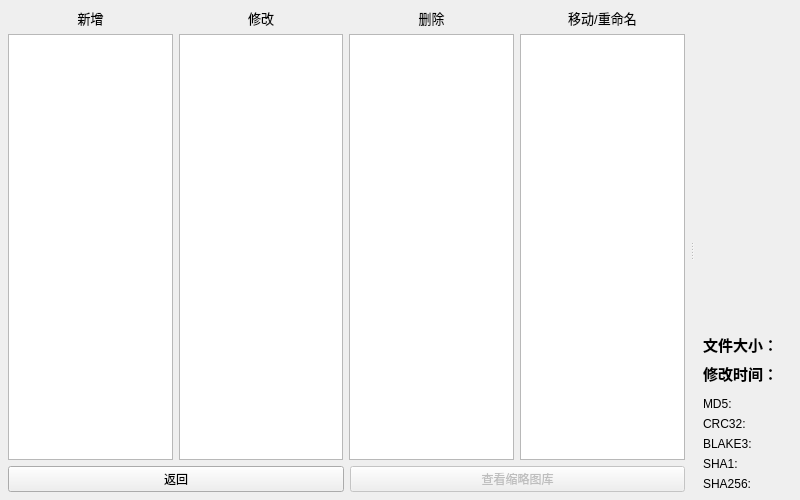
<?xml version="1.0" encoding="UTF-8"?>
<ui version="4.0">
 <class>snapshot_viewer</class>
 <widget class="QWidget" name="snapshot_viewer">
  <property name="geometry">
   <rect>
    <x>0</x>
    <y>0</y>
    <width>800</width>
    <height>500</height>
   </rect>
  </property>
  <property name="windowTitle">
   <string>Form</string>
  </property>
  <layout class="QHBoxLayout" name="horizontalLayout_15">
   <property name="spacing">
    <number>0</number>
   </property>
   <property name="leftMargin">
    <number>0</number>
   </property>
   <property name="topMargin">
    <number>0</number>
   </property>
   <property name="rightMargin">
    <number>0</number>
   </property>
   <property name="bottomMargin">
    <number>0</number>
   </property>
   <item>
    <widget class="QSplitter" name="splitter">
     <property name="orientation">
      <enum>Qt::Horizontal</enum>
     </property>
     <widget class="QWidget" name="layoutWidget">
      <layout class="QVBoxLayout" name="verticalLayout_3">
       <property name="leftMargin">
        <number>8</number>
       </property>
       <property name="topMargin">
        <number>8</number>
       </property>
       <property name="rightMargin">
        <number>5</number>
       </property>
       <property name="bottomMargin">
        <number>8</number>
       </property>
       <item>
        <layout class="QHBoxLayout" name="horizontalLayout_13">
         <item>
          <layout class="QVBoxLayout" name="vbox_add">
           <item>
            <widget class="QLabel" name="label_title_add">
             <property name="font">
              <font>
               <pointsize>10</pointsize>
              </font>
             </property>
             <property name="text">
              <string>新增</string>
             </property>
             <property name="alignment">
              <set>Qt::AlignCenter</set>
             </property>
            </widget>
           </item>
           <item>
            <widget class="TreeWidget" name="TreeWidget_add">
             <property name="alternatingRowColors">
              <bool>true</bool>
             </property>
             <property name="uniformRowHeights">
              <bool>true</bool>
             </property>
             <property name="animated">
              <bool>true</bool>
             </property>
             <property name="headerHidden">
              <bool>true</bool>
             </property>
             <column>
              <property name="text">
               <string notr="true">1</string>
              </property>
             </column>
            </widget>
           </item>
          </layout>
         </item>
         <item>
          <layout class="QVBoxLayout" name="vbox_mod">
           <item>
            <widget class="QLabel" name="label_title_mod">
             <property name="font">
              <font>
               <pointsize>10</pointsize>
              </font>
             </property>
             <property name="text">
              <string>修改</string>
             </property>
             <property name="alignment">
              <set>Qt::AlignCenter</set>
             </property>
            </widget>
           </item>
           <item>
            <widget class="TreeWidget" name="TreeWidget_mod">
             <property name="alternatingRowColors">
              <bool>true</bool>
             </property>
             <property name="uniformRowHeights">
              <bool>true</bool>
             </property>
             <property name="animated">
              <bool>true</bool>
             </property>
             <property name="headerHidden">
              <bool>true</bool>
             </property>
             <column>
              <property name="text">
               <string notr="true">1</string>
              </property>
             </column>
            </widget>
           </item>
          </layout>
         </item>
         <item>
          <layout class="QVBoxLayout" name="vbox_del">
           <item>
            <widget class="QLabel" name="label_title_del">
             <property name="font">
              <font>
               <pointsize>10</pointsize>
              </font>
             </property>
             <property name="text">
              <string>删除</string>
             </property>
             <property name="alignment">
              <set>Qt::AlignCenter</set>
             </property>
            </widget>
           </item>
           <item>
            <widget class="TreeWidget" name="TreeWidget_del">
             <property name="alternatingRowColors">
              <bool>true</bool>
             </property>
             <property name="uniformRowHeights">
              <bool>true</bool>
             </property>
             <property name="animated">
              <bool>true</bool>
             </property>
             <property name="headerHidden">
              <bool>true</bool>
             </property>
             <column>
              <property name="text">
               <string notr="true">1</string>
              </property>
             </column>
            </widget>
           </item>
          </layout>
         </item>
         <item>
          <layout class="QVBoxLayout" name="vbox_move">
           <item>
            <widget class="QLabel" name="label_title_move">
             <property name="font">
              <font>
               <pointsize>10</pointsize>
              </font>
             </property>
             <property name="text">
              <string>移动/重命名</string>
             </property>
             <property name="alignment">
              <set>Qt::AlignCenter</set>
             </property>
            </widget>
           </item>
           <item>
            <widget class="TreeWidget" name="TreeWidget_move">
             <property name="alternatingRowColors">
              <bool>true</bool>
             </property>
             <property name="uniformRowHeights">
              <bool>true</bool>
             </property>
             <property name="animated">
              <bool>true</bool>
             </property>
             <property name="headerHidden">
              <bool>true</bool>
             </property>
             <column>
              <property name="text">
               <string notr="true">1</string>
              </property>
             </column>
            </widget>
           </item>
          </layout>
         </item>
        </layout>
       </item>
       <item>
        <layout class="QHBoxLayout" name="horizontalLayout_3">
         <item>
          <widget class="PushButton" name="btn_return">
           <property name="minimumSize">
            <size>
             <width>0</width>
             <height>0</height>
            </size>
           </property>
           <property name="text">
            <string>返回</string>
           </property>
          </widget>
         </item>
         <item>
          <widget class="PushButton" name="btn_show_gallery">
           <property name="enabled">
            <bool>false</bool>
           </property>
           <property name="text">
            <string>查看缩略图库</string>
           </property>
          </widget>
         </item>
        </layout>
       </item>
      </layout>
     </widget>
     <widget class="QFrame" name="info_panel">
      <property name="accessibleDescription">
       <string>right_info_panel</string>
      </property>
      <property name="styleSheet">
       <string notr="true">QFrame#info_panel{
	border-bottom-right-radius: 10px;
	border-top-left-radius: 10px;
}</string>
      </property>
      <property name="frameShape">
       <enum>QFrame::NoFrame</enum>
      </property>
      <layout class="QVBoxLayout" name="verticalLayout_2" stretch="0,1,0,0,0,0,0,0,0,0">
       <item>
        <layout class="QVBoxLayout" name="verticalLayout">
         <item>
          <layout class="QHBoxLayout" name="horizontalLayout_14" stretch="1,100,1">
           <property name="spacing">
            <number>0</number>
           </property>
           <item>
            <spacer name="horizontalSpacer_7">
             <property name="orientation">
              <enum>Qt::Horizontal</enum>
             </property>
             <property name="sizeHint" stdset="0">
              <size>
               <width>0</width>
               <height>0</height>
              </size>
             </property>
            </spacer>
           </item>
           <item>
            <widget class="ImageLabel" name="ImageLabel">
             <property name="sizePolicy">
              <sizepolicy hsizetype="Expanding" vsizetype="Expanding">
               <horstretch>0</horstretch>
               <verstretch>0</verstretch>
              </sizepolicy>
             </property>
             <property name="alignment">
              <set>Qt::AlignCenter</set>
             </property>
            </widget>
           </item>
           <item>
            <spacer name="horizontalSpacer_8">
             <property name="orientation">
              <enum>Qt::Horizontal</enum>
             </property>
             <property name="sizeHint" stdset="0">
              <size>
               <width>0</width>
               <height>0</height>
              </size>
             </property>
            </spacer>
           </item>
          </layout>
         </item>
         <item>
          <widget class="QLabel" name="label_file_path">
           <property name="text">
            <string/>
           </property>
           <property name="alignment">
            <set>Qt::AlignCenter</set>
           </property>
           <property name="wordWrap">
            <bool>true</bool>
           </property>
           <property name="textInteractionFlags">
            <set>Qt::LinksAccessibleByKeyboard|Qt::LinksAccessibleByMouse|Qt::TextBrowserInteraction|Qt::TextSelectableByKeyboard|Qt::TextSelectableByMouse</set>
           </property>
          </widget>
         </item>
        </layout>
       </item>
       <item>
        <spacer name="verticalSpacer">
         <property name="orientation">
          <enum>Qt::Vertical</enum>
         </property>
         <property name="sizeHint" stdset="0">
          <size>
           <width>20</width>
           <height>41</height>
          </size>
         </property>
        </spacer>
       </item>
       <item>
        <layout class="QHBoxLayout" name="horizontalLayout">
         <item>
          <widget class="QLabel" name="label_size">
           <property name="font">
            <font>
             <pointsize>11</pointsize>
             <bold>true</bold>
            </font>
           </property>
           <property name="text">
            <string>文件大小：</string>
           </property>
          </widget>
         </item>
         <item>
          <widget class="QLabel" name="label_size_data">
           <property name="text">
            <string/>
           </property>
           <property name="alignment">
            <set>Qt::AlignRight|Qt::AlignTrailing|Qt::AlignVCenter</set>
           </property>
          </widget>
         </item>
        </layout>
       </item>
       <item>
        <layout class="QHBoxLayout" name="horizontalLayout_2">
         <item>
          <widget class="QLabel" name="label_mtime">
           <property name="font">
            <font>
             <pointsize>11</pointsize>
             <bold>true</bold>
            </font>
           </property>
           <property name="text">
            <string>修改时间：</string>
           </property>
          </widget>
         </item>
         <item>
          <widget class="QLabel" name="label_mtime_data">
           <property name="text">
            <string/>
           </property>
           <property name="alignment">
            <set>Qt::AlignRight|Qt::AlignTrailing|Qt::AlignVCenter</set>
           </property>
          </widget>
         </item>
        </layout>
       </item>
       <item>
        <widget class="HorizontalSeparator" name="HorizontalSeparator"/>
       </item>
       <item>
        <layout class="QHBoxLayout" name="horizontalLayout_5" stretch="0,1">
         <item>
          <widget class="QLabel" name="label_md5">
           <property name="sizePolicy">
            <sizepolicy hsizetype="Minimum" vsizetype="Preferred">
             <horstretch>0</horstretch>
             <verstretch>0</verstretch>
            </sizepolicy>
           </property>
           <property name="text">
            <string>MD5:</string>
           </property>
          </widget>
         </item>
         <item>
          <widget class="QLabel" name="label_md5_data">
           <property name="sizePolicy">
            <sizepolicy hsizetype="Ignored" vsizetype="Preferred">
             <horstretch>0</horstretch>
             <verstretch>0</verstretch>
            </sizepolicy>
           </property>
           <property name="font">
            <font>
             <bold>true</bold>
            </font>
           </property>
           <property name="alignment">
            <set>Qt::AlignRight|Qt::AlignTrailing|Qt::AlignVCenter</set>
           </property>
           <property name="textInteractionFlags">
            <set>Qt::LinksAccessibleByKeyboard|Qt::LinksAccessibleByMouse|Qt::TextBrowserInteraction|Qt::TextSelectableByKeyboard|Qt::TextSelectableByMouse</set>
           </property>
          </widget>
         </item>
        </layout>
       </item>
       <item>
        <layout class="QHBoxLayout" name="horizontalLayout_6" stretch="0,1">
         <item>
          <widget class="QLabel" name="label_crc32">
           <property name="sizePolicy">
            <sizepolicy hsizetype="Minimum" vsizetype="Preferred">
             <horstretch>0</horstretch>
             <verstretch>0</verstretch>
            </sizepolicy>
           </property>
           <property name="text">
            <string>CRC32:</string>
           </property>
          </widget>
         </item>
         <item>
          <widget class="QLabel" name="label_crc32_data">
           <property name="sizePolicy">
            <sizepolicy hsizetype="Ignored" vsizetype="Preferred">
             <horstretch>0</horstretch>
             <verstretch>0</verstretch>
            </sizepolicy>
           </property>
           <property name="font">
            <font>
             <bold>true</bold>
            </font>
           </property>
           <property name="alignment">
            <set>Qt::AlignRight|Qt::AlignTrailing|Qt::AlignVCenter</set>
           </property>
           <property name="textInteractionFlags">
            <set>Qt::LinksAccessibleByKeyboard|Qt::LinksAccessibleByMouse|Qt::TextBrowserInteraction|Qt::TextSelectableByKeyboard|Qt::TextSelectableByMouse</set>
           </property>
          </widget>
         </item>
        </layout>
       </item>
       <item>
        <layout class="QHBoxLayout" name="horizontalLayout_7" stretch="0,1">
         <item>
          <widget class="QLabel" name="label_blake3">
           <property name="sizePolicy">
            <sizepolicy hsizetype="Minimum" vsizetype="Preferred">
             <horstretch>0</horstretch>
             <verstretch>0</verstretch>
            </sizepolicy>
           </property>
           <property name="text">
            <string>BLAKE3:</string>
           </property>
          </widget>
         </item>
         <item>
          <widget class="QLabel" name="label_blake3_data">
           <property name="sizePolicy">
            <sizepolicy hsizetype="Ignored" vsizetype="Preferred">
             <horstretch>0</horstretch>
             <verstretch>0</verstretch>
            </sizepolicy>
           </property>
           <property name="font">
            <font>
             <bold>true</bold>
            </font>
           </property>
           <property name="alignment">
            <set>Qt::AlignRight|Qt::AlignTrailing|Qt::AlignVCenter</set>
           </property>
           <property name="textInteractionFlags">
            <set>Qt::LinksAccessibleByKeyboard|Qt::LinksAccessibleByMouse|Qt::TextBrowserInteraction|Qt::TextSelectableByKeyboard|Qt::TextSelectableByMouse</set>
           </property>
          </widget>
         </item>
        </layout>
       </item>
       <item>
        <layout class="QHBoxLayout" name="horizontalLayout_8" stretch="0,1">
         <item>
          <widget class="QLabel" name="label_sha1">
           <property name="sizePolicy">
            <sizepolicy hsizetype="Minimum" vsizetype="Preferred">
             <horstretch>0</horstretch>
             <verstretch>0</verstretch>
            </sizepolicy>
           </property>
           <property name="text">
            <string>SHA1:</string>
           </property>
          </widget>
         </item>
         <item>
          <widget class="QLabel" name="label_sha1_data">
           <property name="sizePolicy">
            <sizepolicy hsizetype="Ignored" vsizetype="Preferred">
             <horstretch>0</horstretch>
             <verstretch>0</verstretch>
            </sizepolicy>
           </property>
           <property name="font">
            <font>
             <bold>true</bold>
            </font>
           </property>
           <property name="alignment">
            <set>Qt::AlignRight|Qt::AlignTrailing|Qt::AlignVCenter</set>
           </property>
           <property name="textInteractionFlags">
            <set>Qt::LinksAccessibleByKeyboard|Qt::LinksAccessibleByMouse|Qt::TextBrowserInteraction|Qt::TextSelectableByKeyboard|Qt::TextSelectableByMouse</set>
           </property>
          </widget>
         </item>
        </layout>
       </item>
       <item>
        <layout class="QHBoxLayout" name="horizontalLayout_9" stretch="0,1">
         <item>
          <widget class="QLabel" name="label_sha256">
           <property name="sizePolicy">
            <sizepolicy hsizetype="Minimum" vsizetype="Preferred">
             <horstretch>0</horstretch>
             <verstretch>0</verstretch>
            </sizepolicy>
           </property>
           <property name="text">
            <string>SHA256:</string>
           </property>
          </widget>
         </item>
         <item>
          <widget class="QLabel" name="label_sha256_data">
           <property name="sizePolicy">
            <sizepolicy hsizetype="Ignored" vsizetype="Preferred">
             <horstretch>0</horstretch>
             <verstretch>0</verstretch>
            </sizepolicy>
           </property>
           <property name="font">
            <font>
             <bold>true</bold>
            </font>
           </property>
           <property name="alignment">
            <set>Qt::AlignRight|Qt::AlignTrailing|Qt::AlignVCenter</set>
           </property>
           <property name="textInteractionFlags">
            <set>Qt::LinksAccessibleByKeyboard|Qt::LinksAccessibleByMouse|Qt::TextBrowserInteraction|Qt::TextSelectableByKeyboard|Qt::TextSelectableByMouse</set>
           </property>
          </widget>
         </item>
        </layout>
       </item>
      </layout>
     </widget>
    </widget>
   </item>
  </layout>
 </widget>
 <customwidgets>
  <customwidget>
   <class>PushButton</class>
   <extends>QPushButton</extends>
   <header>qfluentwidgets</header>
  </customwidget>
  <customwidget>
   <class>HorizontalSeparator</class>
   <extends>QWidget</extends>
   <header>qfluentwidgets</header>
  </customwidget>
  <customwidget>
   <class>ImageLabel</class>
   <extends>QLabel</extends>
   <header>qfluentwidgets</header>
  </customwidget>
  <customwidget>
   <class>TreeWidget</class>
   <extends>QTreeWidget</extends>
   <header>qfluentwidgets</header>
  </customwidget>
 </customwidgets>
 <resources/>
 <connections/>
</ui>
